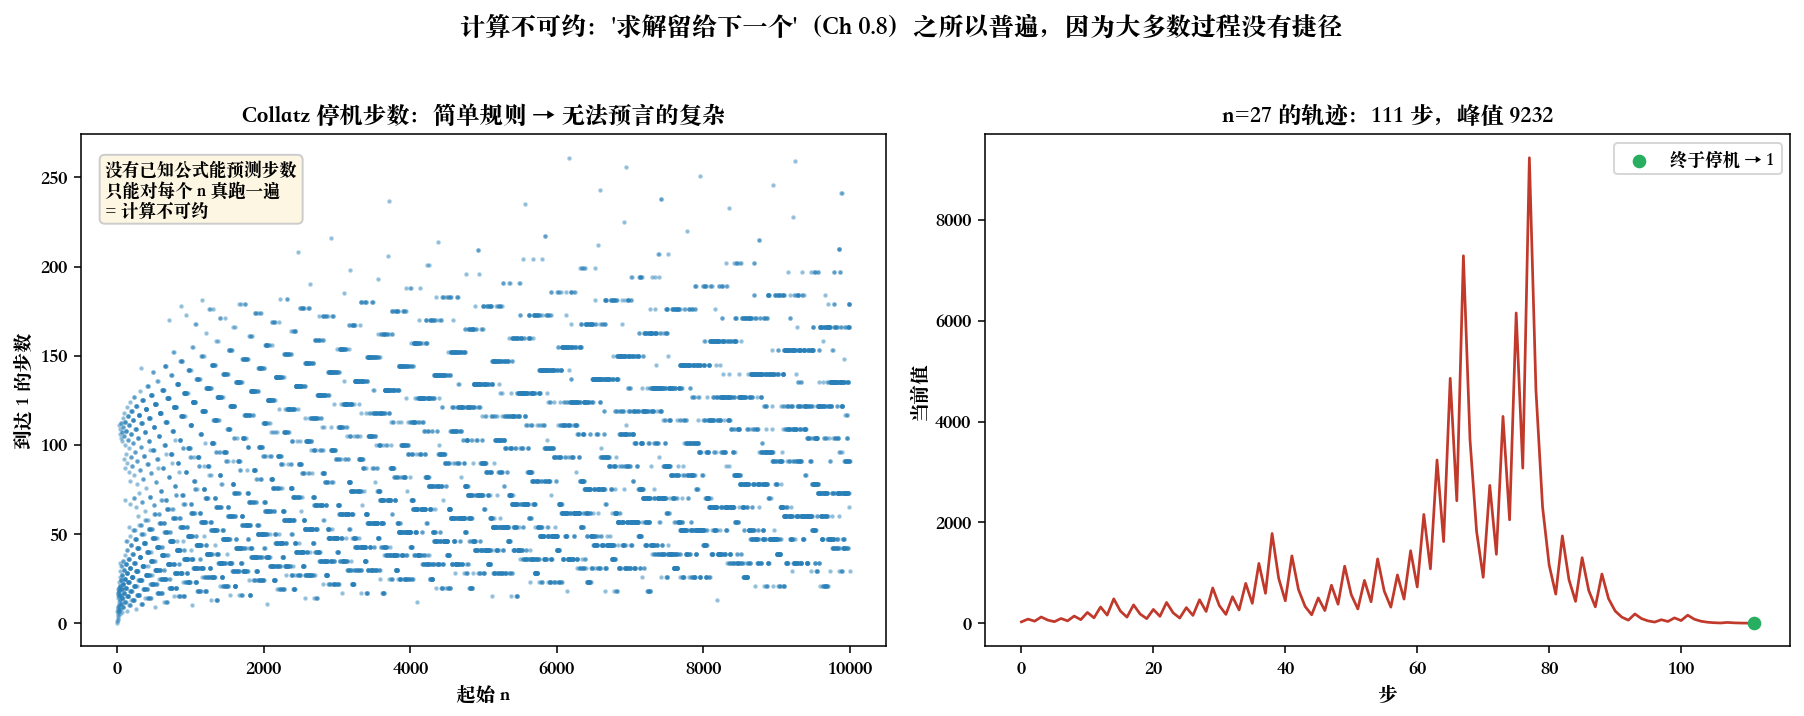

This figure's Python source:
"""computational_irreducibility.py
================================================================================
Chapter 0.96.5 · 计算不可约：有些东西只能一步步跑

Wolfram 的计算不可约原理说：对足够复杂的过程，没有比"老老实实跑完"更快的
预测捷径。这正好解释 Chapter 0.8 的口号"求解留给下一个"：大多数微分方程没有
解析解，不是我们不够聪明，而是宇宙这段程序本身不可约。

两个日常样本：
  1. Collatz (3n+1)：规则简单到小学生能懂，却没人证明它对所有 n 停机。
     每个 n 的步数杂乱无章 —— 复杂从简单里涌现，无法预言，只能真跑。
  2. Rule 30 中心列：同样"简单规则 → 无捷径"。

可视化：
  左图 —— Collatz 步数散点（n vs 到达 1 需要的步数），一团乱麻
  右图 —— 单条轨迹 n=27 的完整"过山车"（看似要发散却终归 1）

运行：  python ch00_96_computability/computational_irreducibility.py
================================================================================
"""

import numpy as np
import matplotlib.pyplot as plt


def collatz_steps(n, cap=100_000):
    steps = 0
    while n != 1 and steps < cap:
        n = n // 2 if n % 2 == 0 else 3 * n + 1
        steps += 1
    return steps


def collatz_trajectory(n, cap=100_000):
    traj = [n]
    while n != 1 and len(traj) < cap:
        n = n // 2 if n % 2 == 0 else 3 * n + 1
        traj.append(n)
    return traj


def main():
    N = 10_000
    ns = np.arange(1, N + 1)
    steps = np.array([collatz_steps(int(n)) for n in ns])

    fig, (axL, axR) = plt.subplots(1, 2, figsize=(13, 5.2))

    # ---- 左：n vs 停机步数，一团乱麻 --------------------------------------
    axL.scatter(ns, steps, s=2, alpha=0.35, color="#2980b9")
    axL.set_title("Collatz 停机步数：简单规则 → 无法预言的复杂",
                  fontweight="bold")
    axL.set_xlabel("起始 n")
    axL.set_ylabel("到达 1 的步数")
    axL.text(0.03, 0.95,
             "没有已知公式能预测步数\n只能对每个 n 真跑一遍\n= 计算不可约",
             transform=axL.transAxes, va="top", fontsize=9,
             bbox=dict(boxstyle="round", fc="#fdf6e3", ec="#ccc"))

    # ---- 右：单条轨迹 n=27（著名的"过山车"）------------------------------
    traj = collatz_trajectory(27)
    axR.plot(traj, color="#c0392b", lw=1.4)
    axR.scatter([len(traj) - 1], [1], color="#27ae60", zorder=5,
                label="终于停机 → 1")
    axR.set_title(f"n=27 的轨迹：{len(traj)-1} 步，峰值 {max(traj)}",
                  fontweight="bold")
    axR.set_xlabel("步")
    axR.set_ylabel("当前值")
    axR.legend(fontsize=9)

    fig.suptitle(
        "计算不可约：'求解留给下一个'（Ch 0.8）之所以普遍，因为大多数过程没有捷径",
        fontsize=13, fontweight="bold")
    fig.tight_layout(rect=(0, 0, 1, 0.95))
    out = "computational_irreducibility.png"
    fig.savefig(out, dpi=140, bbox_inches="tight")
    print(f"图已保存到 {out}")
    print(f"n=27：{len(traj)-1} 步到 1，峰值 {max(traj)}。")
    print("停机与否至今是未解难题 —— 停机不可判定 + 计算不可约的活样本。")


if __name__ == "__main__":
    plt.rcParams["font.sans-serif"] = [
        "PingFang SC", "Heiti SC", "Songti SC",
        "Noto Sans CJK SC", "WenQuanYi Zen Hei", "Arial Unicode MS",
    ]
    plt.rcParams["axes.unicode_minus"] = False
    main()
